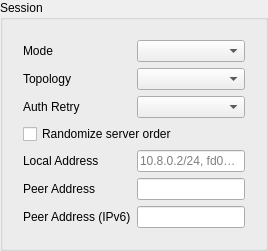
        <widget class="QGroupBox" name="session_box">
         <property name="title">
          <string>Session</string>
         </property>
         <layout class="QVBoxLayout" name="session_box_layout">
          <item>
           <widget class="QWidget" name="session_box_form_w" native="true">
            <layout class="QFormLayout" name="session_box_form">
             <item row="0" column="0">
              <widget class="QLabel" name="mode_l">
               <property name="toolTip">
                <string>&lt;html&gt;&lt;head/&gt;&lt;body&gt;&lt;p&gt;OpenVPN session mode. tls is used by default; static_key is a deprecated mode without a TLS control channel.&lt;/p&gt;&lt;/body&gt;&lt;/html&gt;</string>
               </property>
               <property name="text">
                <string>Mode</string>
               </property>
              </widget>
             </item>
             <item row="0" column="1">
              <widget class="NoWheelComboBox" name="mode"/>
             </item>
             <item row="1" column="0">
              <widget class="QLabel" name="topology_l">
               <property name="toolTip">
                <string>&lt;html&gt;&lt;head/&gt;&lt;body&gt;&lt;p&gt;Tunnel topology. The topology pulled from the server is used when empty in TLS mode.&lt;/p&gt;&lt;/body&gt;&lt;/html&gt;</string>
               </property>
               <property name="text">
                <string>Topology</string>
               </property>
              </widget>
             </item>
             <item row="1" column="1">
              <widget class="NoWheelComboBox" name="topology"/>
             </item>
             <item row="2" column="0">
              <widget class="QLabel" name="auth_retry_l">
               <property name="toolTip">
                <string>&lt;html&gt;&lt;head/&gt;&lt;body&gt;&lt;p&gt;Behavior after username/password authentication fails. none is used by default and treats a permanent failure as terminal.&lt;/p&gt;&lt;/body&gt;&lt;/html&gt;</string>
               </property>
               <property name="text">
                <string>Auth Retry</string>
               </property>
              </widget>
             </item>
             <item row="2" column="1">
              <widget class="NoWheelComboBox" name="auth_retry"/>
             </item>
             <item row="3" column="0" colspan="2">
              <widget class="QCheckBox" name="remote_random">
               <property name="toolTip">
                <string>&lt;html&gt;&lt;head/&gt;&lt;body&gt;&lt;p&gt;Randomize the server list before connecting.&lt;/p&gt;&lt;/body&gt;&lt;/html&gt;</string>
               </property>
               <property name="text">
                <string>Randomize server order</string>
               </property>
              </widget>
             </item>
             <item row="4" column="0">
              <widget class="QLabel" name="address_l">
               <property name="toolTip">
                <string>&lt;html&gt;&lt;head/&gt;&lt;body&gt;&lt;p&gt;Comma separated local tunnel prefixes. At least one is required in static_key mode.&lt;/p&gt;&lt;/body&gt;&lt;/html&gt;</string>
               </property>
               <property name="text">
                <string>Local Address</string>
               </property>
              </widget>
             </item>
             <item row="4" column="1">
              <widget class="QLineEdit" name="address">
               <property name="placeholderText">
                <string>10.8.0.2/24, fd00::2/64</string>
               </property>
              </widget>
             </item>
             <item row="5" column="0">
              <widget class="QLabel" name="peer_address_l">
               <property name="toolTip">
                <string>&lt;html&gt;&lt;head/&gt;&lt;body&gt;&lt;p&gt;IPv4 tunnel peer address and VPN gateway. Required with an IPv4 local address in static_key mode.&lt;/p&gt;&lt;/body&gt;&lt;/html&gt;</string>
               </property>
               <property name="text">
                <string>Peer Address</string>
               </property>
              </widget>
             </item>
             <item row="5" column="1">
              <widget class="QLineEdit" name="peer_address"/>
             </item>
             <item row="6" column="0">
              <widget class="QLabel" name="peer_address_ipv6_l">
               <property name="toolTip">
                <string>&lt;html&gt;&lt;head/&gt;&lt;body&gt;&lt;p&gt;IPv6 tunnel peer address and VPN gateway. Required with an IPv6 local address in static_key mode.&lt;/p&gt;&lt;/body&gt;&lt;/html&gt;</string>
               </property>
               <property name="text">
                <string>Peer Address (IPv6)</string>
               </property>
              </widget>
             </item>
             <item row="6" column="1">
              <widget class="QLineEdit" name="peer_address_ipv6"/>
             </item>
            </layout>
           </widget>
          </item>
         </layout>
        </widget>
